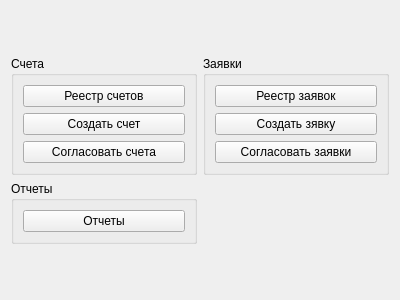
<?xml version="1.0" encoding="UTF-8"?>
<ui version="4.0">
 <class>Menu</class>
 <widget class="QWidget" name="Menu">
  <property name="geometry">
   <rect>
    <x>0</x>
    <y>0</y>
    <width>400</width>
    <height>300</height>
   </rect>
  </property>
  <property name="windowTitle">
   <string>Form</string>
  </property>
  <layout class="QVBoxLayout" name="verticalLayout_3">
   <item>
    <layout class="QGridLayout" name="gridLayout">
     <item row="0" column="0">
      <widget class="QGroupBox" name="groupBox">
       <property name="sizePolicy">
        <sizepolicy hsizetype="Preferred" vsizetype="Fixed">
         <horstretch>0</horstretch>
         <verstretch>0</verstretch>
        </sizepolicy>
       </property>
       <property name="title">
        <string>Счета</string>
       </property>
       <property name="alignment">
        <set>Qt::AlignmentFlag::AlignLeading|Qt::AlignmentFlag::AlignLeft|Qt::AlignmentFlag::AlignTop</set>
       </property>
       <property name="checkable">
        <bool>false</bool>
       </property>
       <layout class="QVBoxLayout" name="verticalLayout">
        <item>
         <widget class="QPushButton" name="invoice_registry_btn">
          <property name="sizePolicy">
           <sizepolicy hsizetype="Preferred" vsizetype="Fixed">
            <horstretch>0</horstretch>
            <verstretch>0</verstretch>
           </sizepolicy>
          </property>
          <property name="text">
           <string>Реестр счетов</string>
          </property>
         </widget>
        </item>
        <item>
         <widget class="QPushButton" name="create_invoice_btn">
          <property name="sizePolicy">
           <sizepolicy hsizetype="Preferred" vsizetype="Fixed">
            <horstretch>0</horstretch>
            <verstretch>0</verstretch>
           </sizepolicy>
          </property>
          <property name="text">
           <string>Создать счет</string>
          </property>
         </widget>
        </item>
        <item>
         <widget class="QPushButton" name="accept_invoice_btn">
          <property name="sizePolicy">
           <sizepolicy hsizetype="Preferred" vsizetype="Fixed">
            <horstretch>0</horstretch>
            <verstretch>0</verstretch>
           </sizepolicy>
          </property>
          <property name="text">
           <string>Согласовать счета</string>
          </property>
         </widget>
        </item>
       </layout>
      </widget>
     </item>
     <item row="1" column="0">
      <widget class="QGroupBox" name="groupBox_4">
       <property name="sizePolicy">
        <sizepolicy hsizetype="Preferred" vsizetype="Fixed">
         <horstretch>0</horstretch>
         <verstretch>0</verstretch>
        </sizepolicy>
       </property>
       <property name="title">
        <string>Отчеты</string>
       </property>
       <property name="alignment">
        <set>Qt::AlignmentFlag::AlignLeading|Qt::AlignmentFlag::AlignLeft|Qt::AlignmentFlag::AlignTop</set>
       </property>
       <property name="checkable">
        <bool>false</bool>
       </property>
       <layout class="QVBoxLayout" name="verticalLayout_4">
        <item>
         <widget class="QPushButton" name="report_btn">
          <property name="sizePolicy">
           <sizepolicy hsizetype="Preferred" vsizetype="Fixed">
            <horstretch>0</horstretch>
            <verstretch>0</verstretch>
           </sizepolicy>
          </property>
          <property name="text">
           <string>Отчеты</string>
          </property>
         </widget>
        </item>
       </layout>
      </widget>
     </item>
     <item row="0" column="1">
      <widget class="QGroupBox" name="groupBox_2">
       <property name="sizePolicy">
        <sizepolicy hsizetype="Preferred" vsizetype="Fixed">
         <horstretch>0</horstretch>
         <verstretch>0</verstretch>
        </sizepolicy>
       </property>
       <property name="mouseTracking">
        <bool>false</bool>
       </property>
       <property name="title">
        <string>Заявки</string>
       </property>
       <property name="alignment">
        <set>Qt::AlignmentFlag::AlignLeading|Qt::AlignmentFlag::AlignLeft|Qt::AlignmentFlag::AlignTop</set>
       </property>
       <property name="checkable">
        <bool>false</bool>
       </property>
       <layout class="QVBoxLayout" name="verticalLayout_2">
        <item>
         <widget class="QPushButton" name="request_registry_btn">
          <property name="text">
           <string>Реестр заявок</string>
          </property>
         </widget>
        </item>
        <item>
         <widget class="QPushButton" name="create_request_btn">
          <property name="text">
           <string>Создать зявку</string>
          </property>
         </widget>
        </item>
        <item>
         <widget class="QPushButton" name="accept_request_btn">
          <property name="sizePolicy">
           <sizepolicy hsizetype="Minimum" vsizetype="Fixed">
            <horstretch>0</horstretch>
            <verstretch>0</verstretch>
           </sizepolicy>
          </property>
          <property name="text">
           <string>Согласовать заявки</string>
          </property>
         </widget>
        </item>
       </layout>
      </widget>
     </item>
    </layout>
   </item>
  </layout>
 </widget>
 <resources/>
 <connections/>
</ui>
